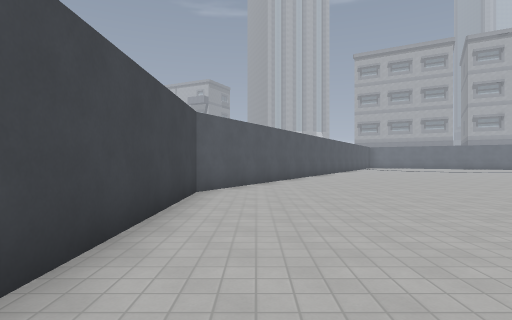
[1] (above)

16 first-person views from a walk through a level from a Godot 3-D game. The camera is 1.4 m above the floor, looks level and sees 80° across. The floor is counted in squares, 2 m on a side. Each view is taken from the middle of a square. On the plan, view 1 faces up. The plan holds only what a view shows up to about 10 squares ahead; the rest is blank. The place goes on beyond the plan. Surface patterns are stand-ins for the level's own textures.

[2]
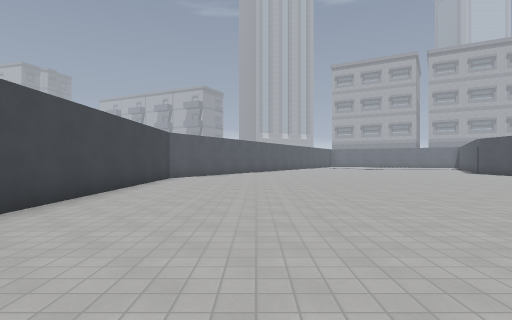

[3]
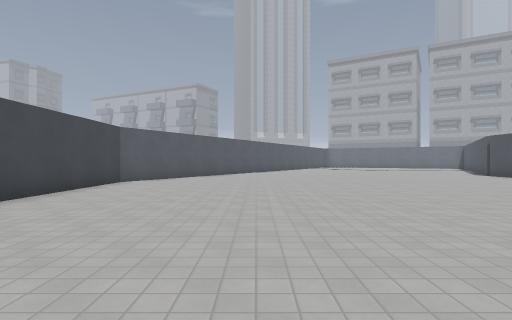

[4]
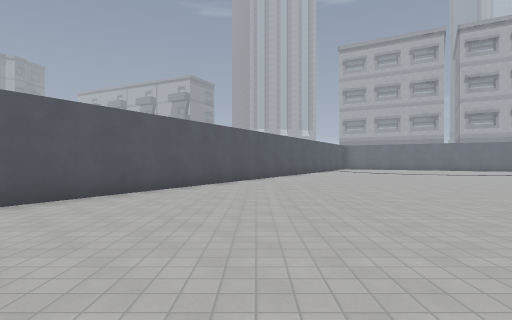

[5]
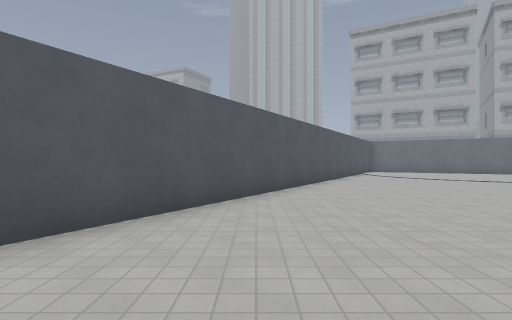

[6]
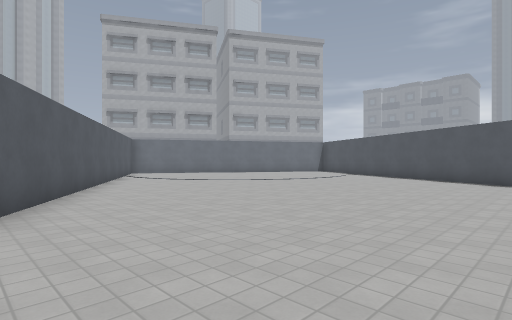

[7]
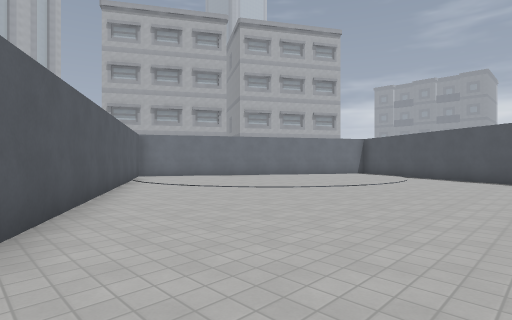

[8]
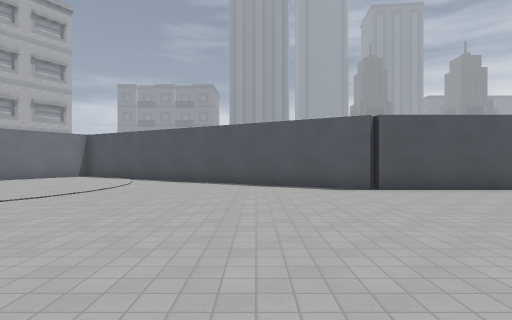

[9]
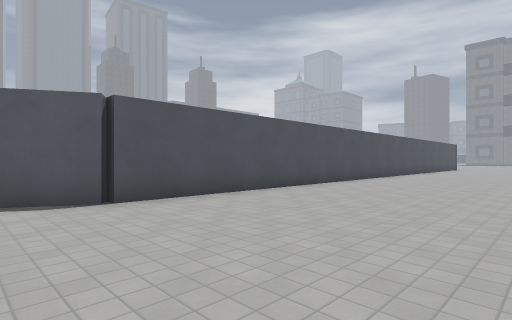

[10]
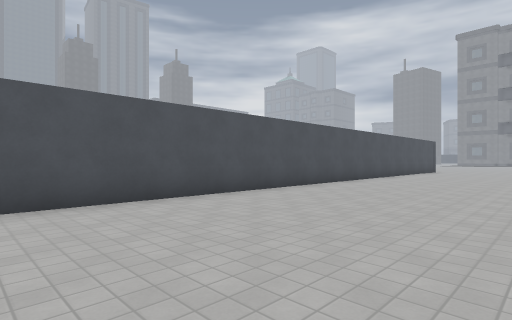

[11]
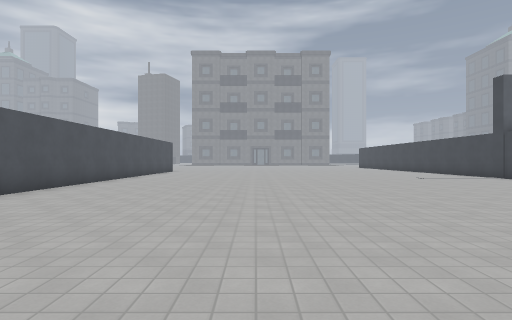

[12]
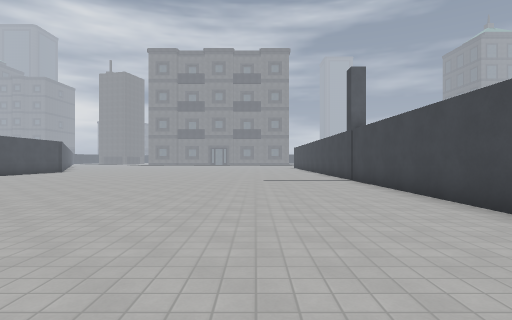

[13]
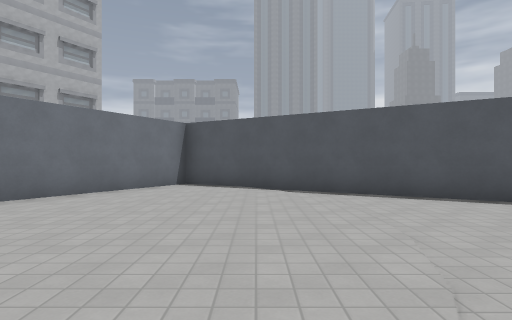

[14]
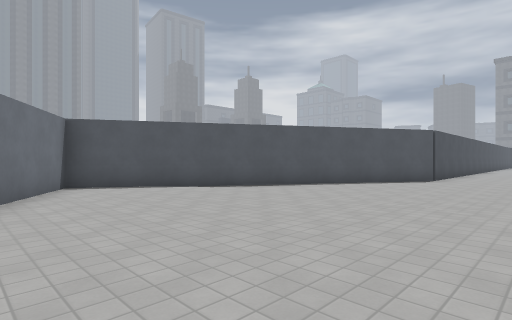

[15]
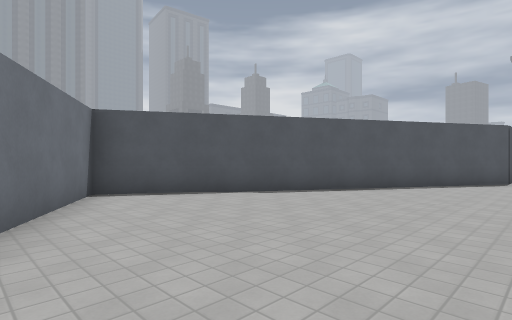

[16]
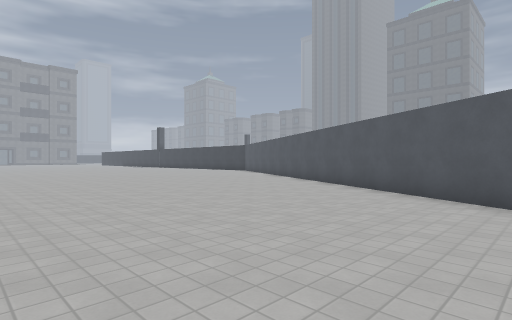

### Floor plan
Points are (right, up) in squares from view 1. A wall is a line through its corners. A room is listed if a view was taken in it or the views show most of it. See-through windows are left out.
Room 1 (views 1, 2, 3, 4, 5, 6, 7, 8, 9, 10, 11, 12, 13, 14, 15, 16)
walls: (13.1, -4) (13.1, 10.3) (18.7, 20) (14.9, 22.2); (7.8, 22.5) (-1.3, 6.7) (-1.3, -5)

Positions as (right, up) in squares from view 1, and headings:
1: (0, 0), facing up
2: (2, -5), facing up
3: (3, -3), facing up
4: (3, 3), facing up
5: (3, 8), facing up
6: (3, 10), facing up-right
7: (4, 13), facing up-right
8: (6, 13), facing right
9: (8, 12), facing down-right
10: (8, 7), facing down-right
11: (8, 6), facing down
12: (2, 5), facing down
13: (10, 18), facing right
14: (10, 22), facing down-right
15: (12, 22), facing down-right
16: (13, 22), facing down-left
